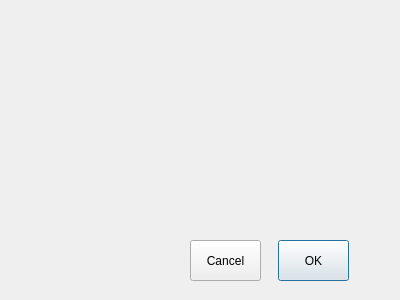
<?xml version="1.0" encoding="UTF-8"?>
<ui version="4.0">
 <class>AddNewObjectForm</class>
 <widget class="QDialog" name="AddNewObjectForm">
  <property name="geometry">
   <rect>
    <x>0</x>
    <y>0</y>
    <width>400</width>
    <height>300</height>
   </rect>
  </property>
  <property name="windowTitle">
   <string>Dialog</string>
  </property>
  <widget class="QPushButton" name="okButton">
   <property name="geometry">
    <rect>
     <x>278</x>
     <y>240</y>
     <width>71</width>
     <height>41</height>
    </rect>
   </property>
   <property name="text">
    <string>OK</string>
   </property>
  </widget>
  <widget class="QPushButton" name="cancelButton">
   <property name="geometry">
    <rect>
     <x>190</x>
     <y>240</y>
     <width>71</width>
     <height>41</height>
    </rect>
   </property>
   <property name="text">
    <string>Cancel</string>
   </property>
  </widget>
  <widget class="QLabel" name="errorText">
   <property name="geometry">
    <rect>
     <x>10</x>
     <y>240</y>
     <width>161</width>
     <height>41</height>
    </rect>
   </property>
   <property name="text">
    <string/>
   </property>
  </widget>
 </widget>
 <tabstops>
  <tabstop>cancelButton</tabstop>
  <tabstop>okButton</tabstop>
 </tabstops>
 <resources/>
 <connections/>
</ui>
